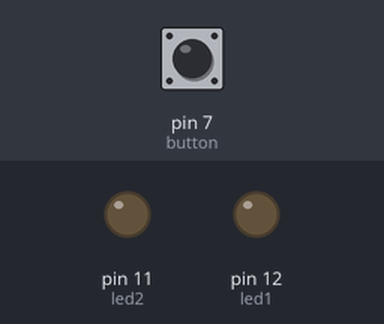
A sketch run on a simulated Arduino Uno, built with avr-gcc and run on an emulated ATmega328P. On the bench: output pins drawn as LEDs (lit = HIGH). The test bench sets the inputs (shaded band); at power-on: pin 7 (button) HIGH.

Above: at 1.2 s.
1.3 s: pin 7 (button) pulled LOW for 0.15 s
At 2.0 s:
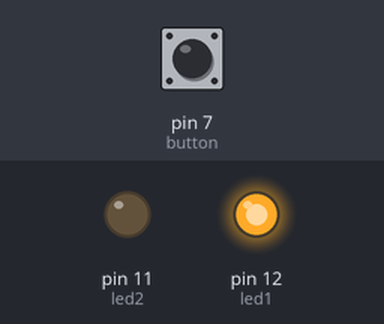
2.9 s: pin 7 (button) pulled LOW for 1 s
At 4.4 s:
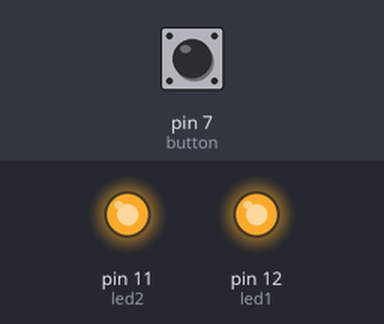
6.9 s: pin 7 (button) pulled LOW for 3.2 s
Timing chart, 0 to 12.5 s (numbered marks = the images above; inputs shaded):
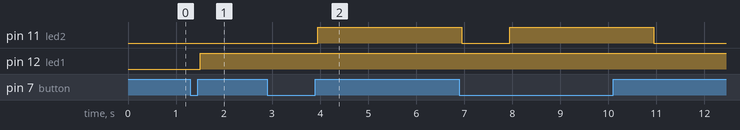

The sketch:

task_3.3.ino
```cpp
const int button = 7;
const int led1 = 12;
const int led2 = 11;
int ledState = LOW;
int buttonState = HIGH;
int lastButtonState = HIGH;
unsigned long pressTime = 0;
unsigned long timer = 0;
unsigned long led2Time = 0;
bool longPress = false;
bool led2Active = false;
void setup() {
  pinMode(button, INPUT_PULLUP);
  pinMode(led1, OUTPUT);
  pinMode(led2, OUTPUT);
}
void loop() {
  int reading = digitalRead(button);
  if (reading != lastButtonState) {
    timer = millis();
  }
  if (millis() - timer > 50) {
    if (reading != buttonState) {
      buttonState = reading;
      if (buttonState == LOW) {
        pressTime = millis();
        longPress = false;
      }
      if (buttonState == HIGH) {
        if (!longPress && millis() - pressTime < 500) {
          ledState = !ledState;
          digitalWrite(led1, ledState);
        }
      }
    }
  }
  if (buttonState == LOW && !longPress) {
    if (millis() - pressTime >= 1000) {
      longPress = true;
      led2Active = true;
      led2Time = millis();
      digitalWrite(led2, HIGH);
    }
  }
  if (led2Active && millis() - led2Time >= 3000) {
    led2Active = false;
    digitalWrite(led2, LOW);
  }
  lastButtonState = reading;
}
```

Measured:
- after the input at 1.3 s, pin 12 (led1): LOW → HIGH after 0.20 s
- after the input at 2.9 s, pin 11 (led2): LOW → HIGH after 1.0 s
